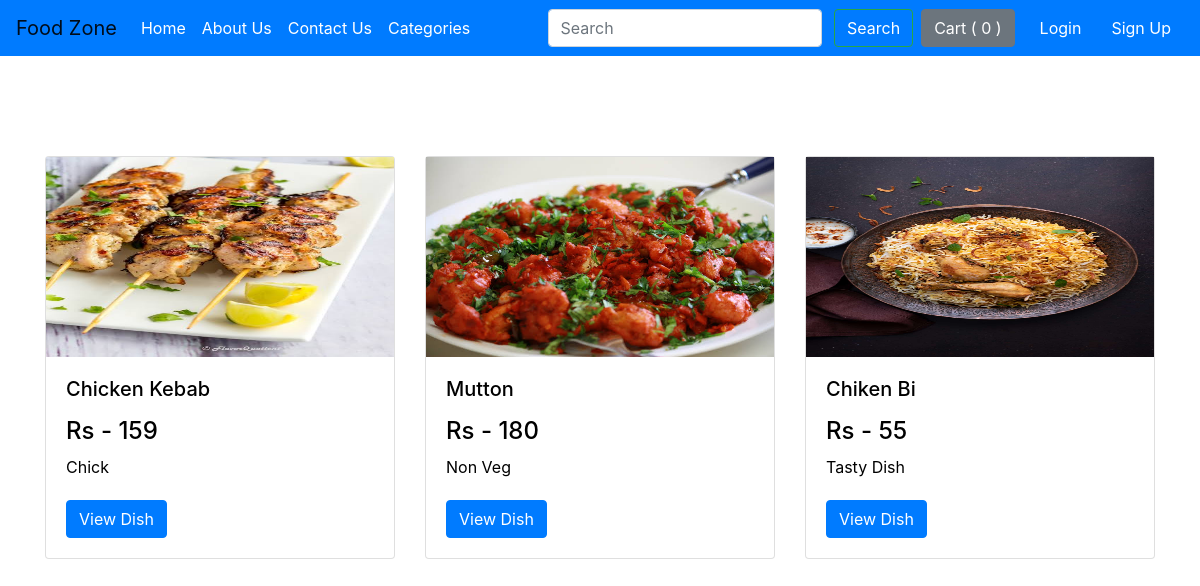
/food/resdishview/Malda, run on the app's committed database.
### food/models.py (models this page shows, shortened)
class Dishes(models.Model):
    restaurant = models.ForeignKey(Restaurants, on_delete=models.CASCADE)
    dish_name = models.CharField(max_length=50)
    dish_desc = models.CharField(max_length = 300)
    dish_price = models.IntegerField(default=0)
    category = models.CharField(max_length=50, default="")
    pub_date = models.DateField()
    dish_image = models.ImageField(upload_to="food/images", default="")

### food/views.py (the view)
# urls.py: path('resdishview/<single_slug>',views.single_slug, name="Resdishes"),
def single_slug(request,single_slug):
    dishes= []
    dishes=Dishes.objects.filter(restaurant__res_name=single_slug)
    params = {
        'dishes':dishes,
        }
    return render(request,"food/resdishview.html", params)

### food/context_processors.py (called while the page is built, shortened)
def categories_processor(request):
    message=""
    if 'adyty879aaa' not in request.session:
        cart=[]
        s_id=uuid.uuid4().hex[:10].upper()
        request.session['adyty879aaa']=cart
        request.session['s_id']=s_id
    else:
        cart=request.session['adyty879aaa']
        s_id=request.session['s_id']
    cart=request.session['adyty879aaa']
    myset = set(cart)
    cart=list(myset)
    len_cart=len(cart)
    return {
            'len_cart':len_cart,
            'cart':cart,
            'message':message,
            's_id':s_id,
            }

### food/templates/food/resdishview.html (shortened to what this page needs)
{% extends 'food/basic.html' %}
{% block body %}
<div class="container" style="padding-top: 100px;">
  <div class="row resview">
    {% for i in dishes%}
      <div class="col-md-4 col-xs-4 col-sm-4">
        <div class="card">
            <img src="/media/{{i.dish_image}}" style="width: 100%;height:200px;">
            <div class="card-body">
              <h5 class="card-title">{{i.dish_name}}</h5>
              <h3 class="card-text" ><font size="5px"> Rs - {{i.dish_price}}</font></h3>
              <p class="card-text">{{i.dish_desc}}</p>
              <a href="/food/dishes/{{i.id}}" class="btn btn-primary" style="margin-top: 5px;">View Dish</a>
            </div>
          </div>
      </div>
      {% endfor %}
  </div>
</div>
{% endblock %}

### food/templates/food/basic.html (shortened to what this page needs)
{% load static %}
<!doctype html>
<html lang="en">
  <head>
    <link rel="stylesheet" href="https://stackpath.bootstrapcdn.com/bootstrap/4.4.1/css/bootstrap.min.css">
    <link rel="stylesheet" href="https://cdnjs.cloudflare.com/ajax/libs/owl-carousel/1.3.3/owl.carousel.min.css"/>
    <link rel="stylesheet" href="https://cdnjs.cloudflare.com/ajax/libs/owl-carousel/1.3.3/owl.theme.min.css" />
    <link rel="stylesheet" href="https://cdnjs.cloudflare.com/ajax/libs/owl-carousel/1.3.3/owl.transitions.min.css"/>
  </head>
  <body>
   <nav class="navbar navbar-expand-lg navbar-light bg-primary">
  <a class="navbar-brand" href="/food/">Food Zone</a>
  <div class="collapse navbar-collapse" id="navbarSupportedContent">
    <ul class="navbar-nav mr-auto">
      <li class="nav-item active">
        <a class="nav-link" href="/food/">Home <span class="sr-only">(current)</span></a>
      </li>
      <li class="nav-item">
        <a class="nav-link" href="/food/aboutus">About Us</a>
      </li>
      <li class="nav-item">
        <a class="nav-link" href="/food/contact">Contact Us</a>
      </li>
      <li class="nav-item">
        <a class="nav-link" href="/food/categories">Categories</a>
      </li>
      </ul>
     <div class="ml-auto form-inline">
    <form method="GET" action="/food/search/" class=" my-2 my-lg-0">
      <input class="form-control mr-sm-2" type="search" placeholder="Search" aria-label="Search" name="search" id="search">
      <button class="btn btn-outline-success my-2 my-sm-0" type="submit"><font color="white">Search</font></button>
    </form>
      <a href="/food/cart/" class="btn btn-secondary mx-2">Cart ( {{ len_cart }} )</a>
    {% if user.is_authenticated %}
    <ul class="navbar-nav ">
      <li class="nav-item dropdown">
        <a class="nav-link dropdown-toggle" href="#" id="navbarDropdown" role="button" data-toggle="dropdown" aria-haspopup="true" aria-expanded="false">
          Welcome {{request.user}}
        </a>
        <div class="dropdown-menu" aria-labelledby="navbarDropdown">
          <a class="dropdown-item" href="/food/logout/">Logout</a>
      </li>
      </ul>
    {% else %}
    <button type="button" class="btn btn-primary mx-1" data-toggle="modal" data-target="#loginModal">
      Login
    </button>
<button type="button" class="btn btn-primary" data-toggle="modal" data-target="#signupModal">
  Sign Up
</button>
{% endif %}
</div>
  </div>
</nav>
<div class="modal fade" id="signupModal" tabindex="-1" role="dialog" aria-labelledby="signupLabel" aria-hidden="true">
  <div class="modal-dialog" role="document">
    <div class="modal-content">
      <div class="modal-header">
        <h5 class="modal-title" id="signupLabel"><font color="black">Sign Up</h5>
      </div>
    </div>
  </div>
</div>
<div class="modal fade" id="loginModal" tabindex="-1" role="dialog" aria-labelledby="loginLabel" aria-hidden="true">
  <div class="modal-dialog" role="document">
    <div class="modal-content">
      <div class="modal-header">
        <h5 class="modal-title" id="loginLabel"><font color="black">Login</h5>
      </div>
    </div>
  </div>
</div>
{% block body %}
{% endblock %}
  </body>
</html>

### food/templates/food/basic.html (style rules this page uses)
.navbar-nav .nav-link { color: white!important; }

### data on the page
Dishes: dish_image (picture), dish_name "Chicken Kebab", dish_price "159", dish_desc "Chick"
Dishes: dish_image (picture), dish_name "Mutton", dish_price "180", dish_desc "Non Veg"
Dishes: dish_image (picture), dish_name "Chiken Bi", dish_price "55", dish_desc "Tasty Dish"

### other printed values
{{ len_cart }} "0"
